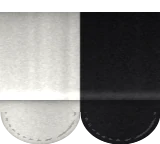
#> input picture assets/img/awning-stripe.webp, 160 x 144 px, given in place of rug-photo.png, which was not available
$ python weave-rug.py
#> lines starting #> are read from the running program, lines starting #| are printed output that depends on the picture; pictures that were not available may be replaced by others from this repository, and a replacement may not be noted
"""NOT RISING · THE POST — THE JUTE RUG (the recipe)
-------------------------------------------------------------------
Weaves the thick round jute rug under the lounge, after Kathi's rug photo,
seen from straight above so it can lie flat on the room's floor and take
the room's own perspective.

Run it from the site folder:   python3 tools/weave-rug.py path/to/rug-photo.png
It saves assets/img/post/lounge/rug.webp. The website only shows that picture.

THE DESIGN, from the middle out (as in the photo):
  a tight spiral coil in the centre, a ring of small coiled rosettes, a
  band of braided rope, a ring of big coiled rosettes, then a wide band of
  braided rope out to a bound edge.

HOW IT'S MADE (the same height-map idea as the cushions and the ivy)
  1. HEIGHT MAP. Every point on the rug gets a height: a rope is a rounded
     ridge, and each rope is made of twisted strands (plies), so little
     slanted bumps run along it. Ropes run round in circles (the bands) or
     coil in tight spirals (the centre and the rosettes).
  2. LIGHT. From the slopes of that height map, work out which way each
     point faces and light it from the skylight above; the grooves between
     ropes fall into shadow.
  3. COLOUR. Natural jute colour taken from the photo, every rope a slightly
     different shade, fine hairy fibre noise.
  4. THE PHOTO AS AN OVERLAY. The fine grain of the real jute in Kathi's
     photo (its light-and-dark detail, without its overall shading) is laid
     over the whole rug, so the fibres are real ones.
"""
import os, sys
import numpy as np
from PIL import Image, ImageFilter

SRC = sys.argv[1] if len(sys.argv) > 1 else "rug-photo.png"
OUT = os.path.join(os.path.dirname(__file__), "..", "assets", "img", "post", "lounge", "rug.webp")
N = 1400                                   # the picture is N x N pixels; the rug fills it
rng = np.random.default_rng(7)
LIGHT = np.array([-.35, -.6, .72]); LIGHT /= np.linalg.norm(LIGHT)

y, x = (np.mgrid[0:N, 0:N].astype(np.float32) - N / 2 + .5) / (N / 2)   # -1..1 across the rug
r = np.hypot(x, y); th = np.arctan2(y, x)
ROPE = .021                               # one rope's width, as a fraction of the rug's radius (about 2.6 cm on a 3.1 m rug)


def rope(t, along, plies=2.6):
    """a rope's height: t = position across the ropes (one rope per 1.0), along = distance along it (in rope widths).
    A rounded ridge per rope, with twisted strands running slantwise across it."""
    f = t - np.floor(t)
    ridge = np.sin(np.pi * f) ** .55
    twist = .5 + .5 * np.cos(2 * np.pi * (along / plies * 2 + f * 1.6))
    return ridge * (.72 + .28 * twist), np.floor(t)


def bands(r0, r1):
    """concentric braided rope between radii r0 and r1"""
    t = r / ROPE
    h, k = rope(t, r * th / ROPE)
    return h, k


def coil(cx, cy, rad, tight=1.0):
    """a flat spiral coil of rope centred at (cx, cy), radius rad: returns height, rope number, and where it is"""
    dx, dy = x - cx, y - cy; rho = np.hypot(dx, dy); phi = np.arctan2(dy, dx)
    t = rho / (ROPE * tight) - phi / (2 * np.pi)
    h, k = rope(t, rho * phi / (ROPE * tight))
    h = h * np.clip((rad - rho) / (ROPE * .6), 0, 1)                        # the coil's outer end tucks in
    return h, k + 500 + int(abs(cx * 977 + cy * 131)) % 400, rho < rad


H = np.zeros((N, N), np.float32); K = np.zeros((N, N), np.float32)

# the zones, as fractions of the radius
Z_CENTRE, Z_SMALL0, Z_SMALL1, Z_BRAID1, Z_BIG0, Z_BIG1, Z_EDGE = .16, .17, .3, .44, .45, .62, .985

hb, kb = bands(0, 1)
H[:] = hb; K[:] = kb                                                         # braided rope everywhere to start with

# the centre spiral
hc, kc, inc = coil(0, 0, Z_CENTRE)
H = np.where(inc, hc, H); K = np.where(inc, kc, K)

# the rings of rosettes: little coils set side by side round a circle, on a bed of fine braid
def rosette_ring(r0, r1, size_k):
#> called with r0 = 0.17, r1 = 0.3, size_k = 0.62
    global H, K
    rc, rad = (r0 + r1) / 2, (r1 - r0) / 2 * .96
    n = int(np.round(2 * np.pi * rc / (2 * rad * .98)))                    # as many as fit, just touching
    ring = (r > r0) & (r < r1)
    fine, kf = rope(r / (ROPE * .6), r * th / (ROPE * .6))                # the bed between rosettes: finer, lower braid
    H = np.where(ring, fine * .55, H); K = np.where(ring, kf + 300, K)
    for i in range(n):
        a = 2 * np.pi * i / n + .13
        hc, kc, inside = coil(rc * np.cos(a), rc * np.sin(a), rad, tight=size_k)
        hc = hc * 1.15 + .2 * np.clip(1 - np.hypot(x - rc * np.cos(a), y - rc * np.sin(a)) / rad, 0, 1)   # each rosette domes up a little
        H = np.where(inside & ring, np.maximum(H, hc), H); K = np.where(inside & ring, kc, K)
rosette_ring(Z_SMALL0, Z_SMALL1, .62)
rosette_ring(Z_BIG0, Z_BIG1, .68)

# the bound edge: one thicker rope round the outside
edge = (r > Z_EDGE - .025) & (r <= Z_EDGE)
H = np.where(edge, np.sqrt(np.clip(np.sin(np.pi * np.clip((r - (Z_EDGE - .025)) / .025, 0, 1)), 0, 1)) * 1.15, H)
alpha = np.clip((Z_EDGE - r) * N / 2 / 1.2, 0, 1)

# the whole rug is a touch thicker in the middle than at the rim (it sits up off the floor), and slightly uneven
H = H * .6
H += .04 * np.asarray(Image.fromarray((rng.random((N // 40, N // 40)) * 255).astype(np.uint8)).resize((N, N), Image.BICUBIC), np.float32) / 255

# ---- 2. light it ----
gy, gx = np.gradient(H * 5.5)
nrm = np.dstack([-gx, -gy, np.ones_like(H)]); nrm /= np.linalg.norm(nrm, axis=2, keepdims=True)
lam = np.clip(nrm @ LIGHT, 0, 1)
cav = np.clip(H / .6, 0, 1) ** .6                                           # deep grooves between ropes sit in shadow
shade = (.55 + .6 * lam) * (.68 + .32 * cav)

# ---- 3. colour: jute, from the photo ----
photo = np.asarray(Image.open(SRC).convert("RGB"), np.float32) / 255
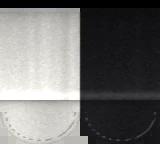
#> photo: shape (144, 160, 3) float32; mean R, G, B 0.436, 0.433, 0.428
patch = photo[200:260, 60:320]                                              # a stretch of the rug's outer band in the photo
#> patch = empty array
jute = patch.reshape(-1, 3).mean(0) * 1.12                                  # its average colour, lifted a little (the photo is in shade)
#> jute = [nan, nan, nan]
jute = jute + (jute - jute.mean()) * .12                                      # and a little richer: natural golden jute
rope_shade = 1 + (np.random.default_rng(3).random(4000)[(K.astype(int)) % 4000] - .5) * .14   # every rope a slightly different shade
hair = 1 + (rng.random((N, N)) - .5) * .22 + (np.asarray(Image.fromarray((rng.random((N // 2, N // 2)) * 255).astype(np.uint8)).resize((N, N), Image.BICUBIC), np.float32) / 255 - .5) * .12   # fine hairy fibres
rgb = jute[None, None, :] * (shade * rope_shade * hair)[..., None]
#> rgb: shape (1400, 1400, 3) float64; every value is NaN or infinite

# ---- 4. the photo's real fibre grain laid over it ----
# take the fine detail out of the photo (the photo minus a blurred copy of itself), tile it, and add it in
pim = Image.open(SRC).convert("L")
fine = np.asarray(pim, np.float32) - np.asarray(pim.filter(ImageFilter.GaussianBlur(3)), np.float32)
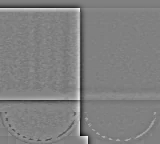
#> fine: shape (144, 160) float32; min -109, max 107, mean 0; drawn with min black and max white
fp = fine[190:270, 40:330]                                                  # only from the rug itself, not the floor or the table
#> fp = empty array
#> (the run stopped early here; a loop or call above may not have finished)

$ run again, on assets/img/post/evil-eye.webp
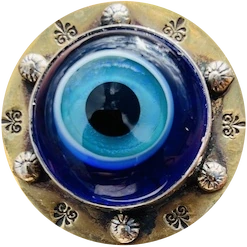
#> input picture assets/img/post/evil-eye.webp, 247 x 247 px
#> `jute = patch.reshape(-1, 3).mean(0) * 1.12`: jute = [0.478, 0.373, 0.283]
#> `jute = jute + (jute - jute.mean()) * .12`: jute = [0.49, 0.373, 0.272]
#> `al = img.split()[-1]`:
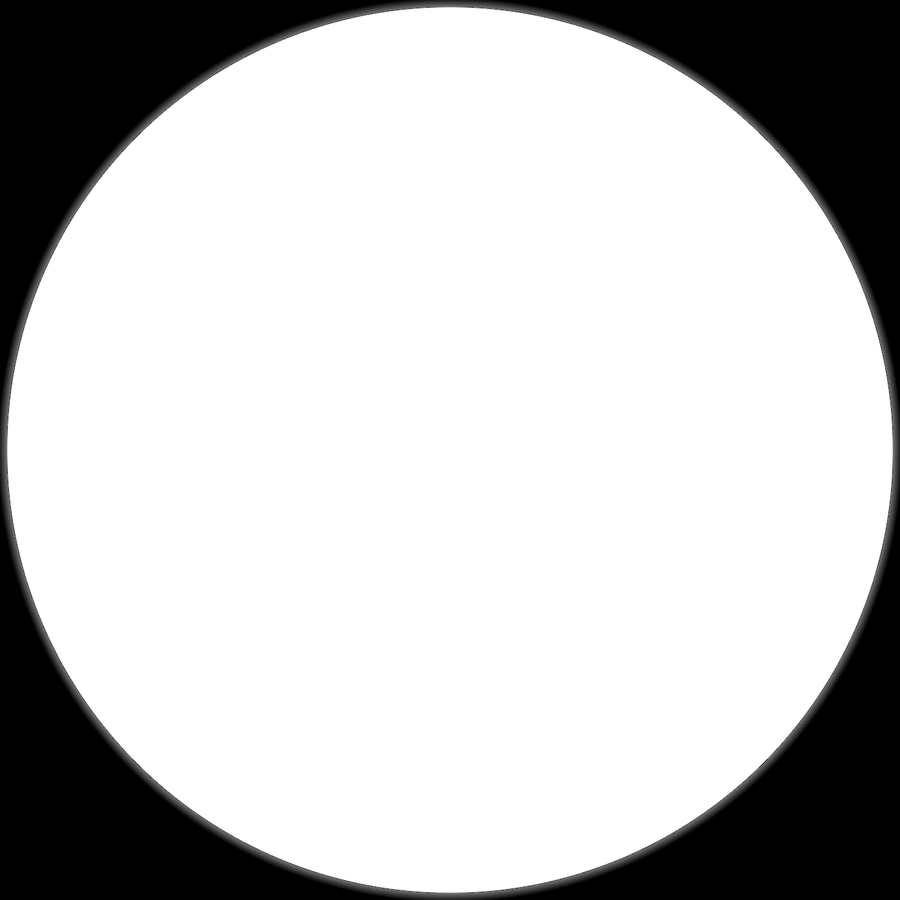
#> al: PIL image 900x900 L; min 0, max 255, mean 195.7
#> `img = ImageEnhance.Color(ImageEnhance.Contrast(img.convert('RGB')).enh`:
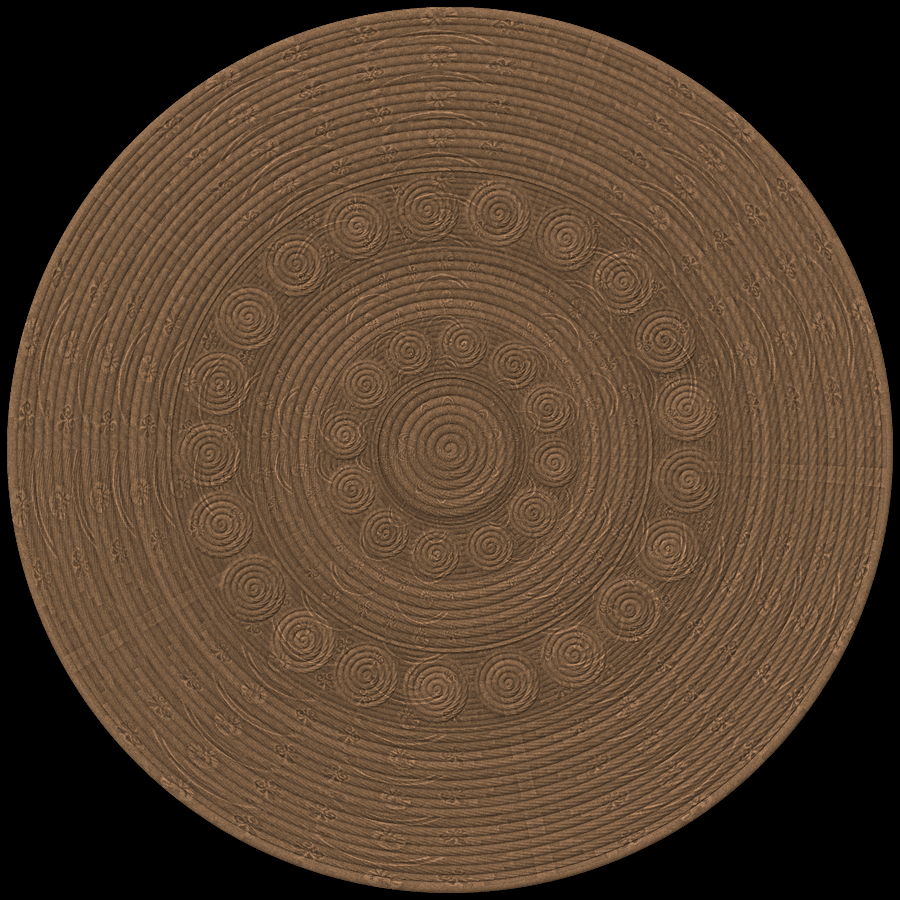
#> img: PIL image 900x900 RGBA; mean R, G, B, A 85.1, 64.6, 46.6, 255
#| wove rug.webp (900, 900) jute colour [124  95  69]

$ run again, on assets/img/post/baked/bar.webp
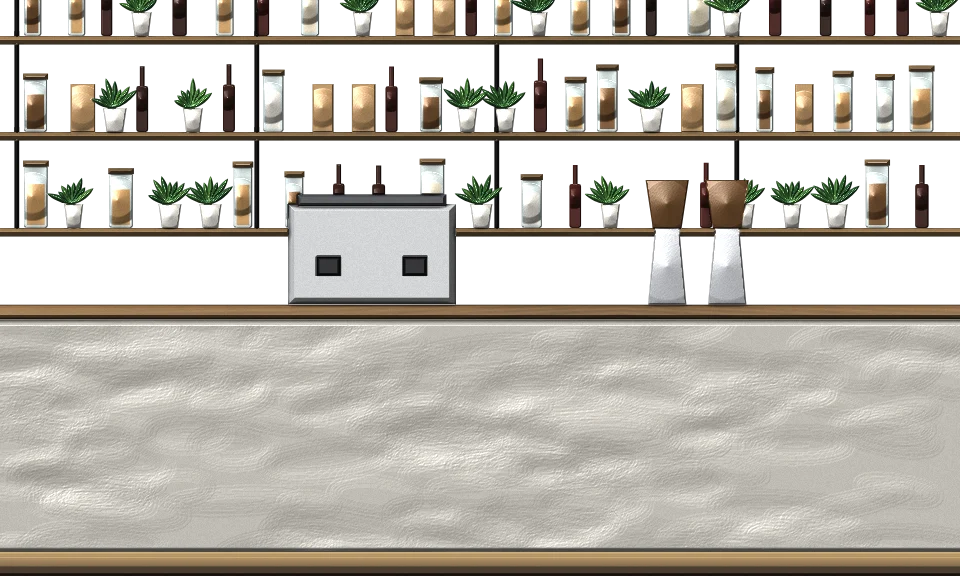
#> input picture assets/img/post/baked/bar.webp, 960 x 576 px
#> `jute = patch.reshape(-1, 3).mean(0) * 1.12`: jute = [0.345, 0.331, 0.305]
#> `jute = jute + (jute - jute.mean()) * .12`: jute = [0.348, 0.332, 0.302]
#> `al = img.split()[-1]`:
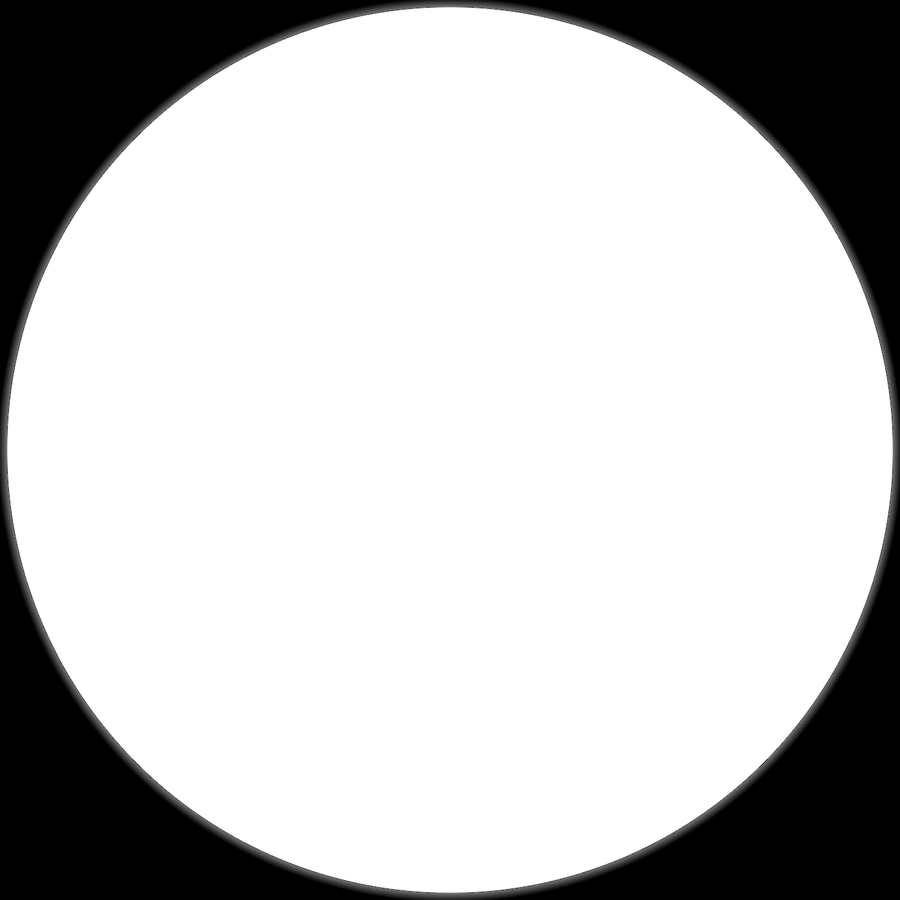
#> al: PIL image 900x900 L; min 0, max 255, mean 195.7
#> `img = ImageEnhance.Color(ImageEnhance.Contrast(img.convert('RGB')).enh`:
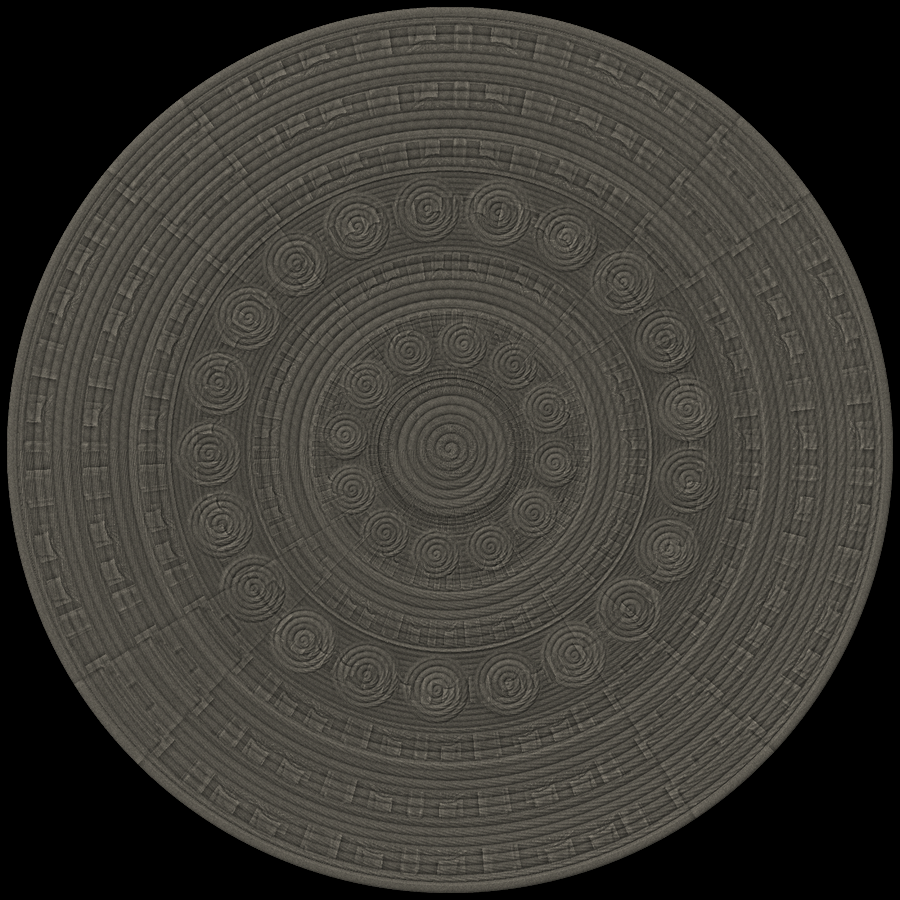
#> img: PIL image 900x900 RGBA; mean R, G, B, A 59.8, 57.6, 52.1, 255
#| wove rug.webp (900, 900) jute colour [88 84 77]
